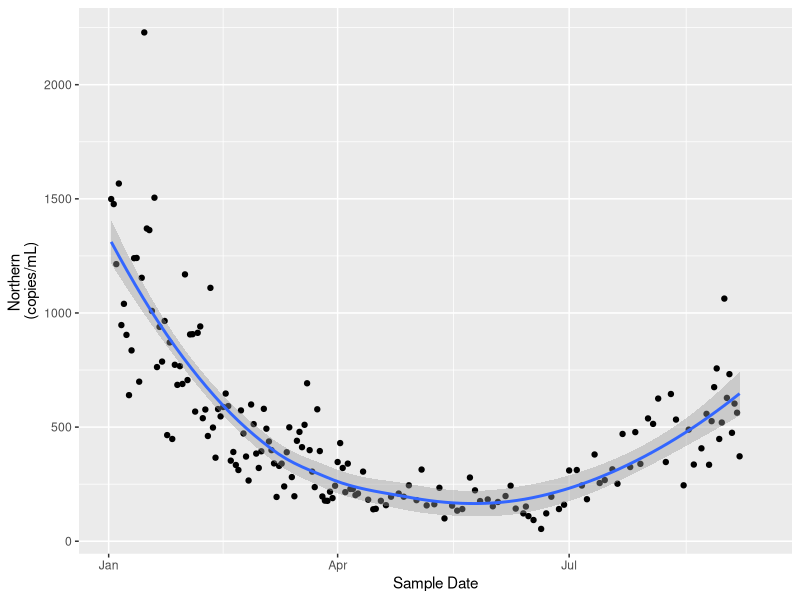
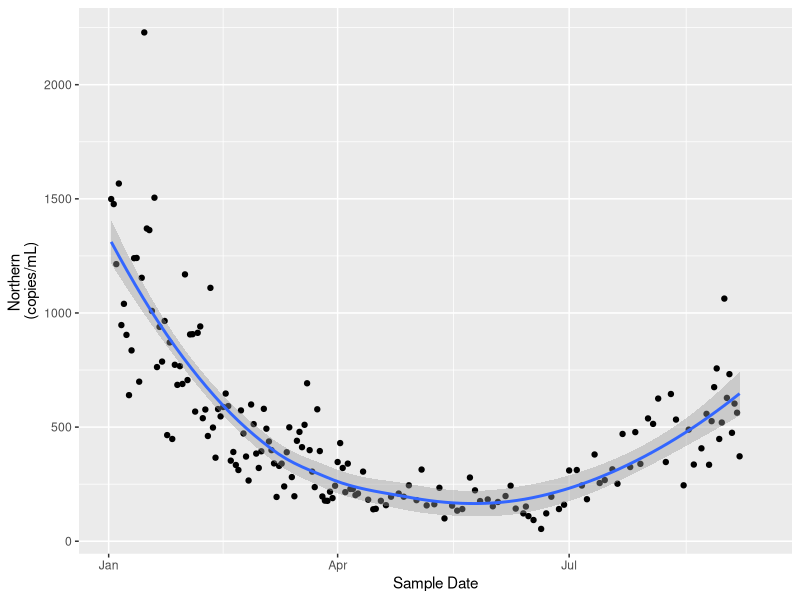

The R script that drew these images, in order:
library(tidyverse)

data <- read_csv(
    'mwra-biobot.csv',
    comment='#',
    col_types=cols(
        col_date(format = "%m/%d/%Y"),
        col_integer(),
        col_integer(),
        col_integer(),
        col_integer(),
        col_integer(),
        col_integer(),
        col_integer(),
        col_integer()
    )
)

ggplot(
    data=data %>% filter(`Sample Date`>"2023-01-01") %>% filter(`Sample Date`<"2023-09-15"),
    aes(x = `Sample Date`, y = `Northern \n(copies/mL)`)
) + geom_point() + geom_smooth()

ggsave('mwra-biobot-2023-northern-copies-ml.png')
